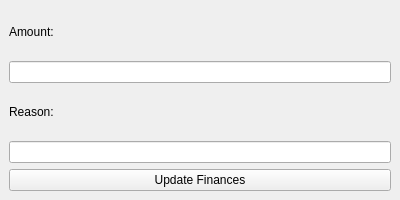
<?xml version="1.0" encoding="UTF-8"?>
<ui version="4.0">
 <class>UpdateFinancesWindow</class>
 <widget class="QMainWindow" name="UpdateFinancesWindow">
  <property name="geometry">
   <rect>
    <x>0</x>
    <y>0</y>
    <width>400</width>
    <height>200</height>
   </rect>
  </property>
  <property name="windowTitle">
   <string>Update Finances</string>
  </property>
  <widget class="QWidget" name="centralwidget">
   <layout class="QVBoxLayout" name="verticalLayout">
    <item>
     <widget class="QLabel" name="amount_label">
      <property name="text">
       <string>Amount:</string>
      </property>
     </widget>
    </item>
    <item>
     <widget class="QLineEdit" name="amount_input"/>
    </item>
    <item>
     <widget class="QLabel" name="reason_label">
      <property name="text">
       <string>Reason:</string>
      </property>
     </widget>
    </item>
    <item>
     <widget class="QLineEdit" name="reason_input"/>
    </item>
    <item>
     <widget class="QPushButton" name="update_button">
      <property name="text">
       <string>Update Finances</string>
      </property>
     </widget>
    </item>
   </layout>
  </widget>
 </widget>
 <resources/>
 <connections/>
</ui>
